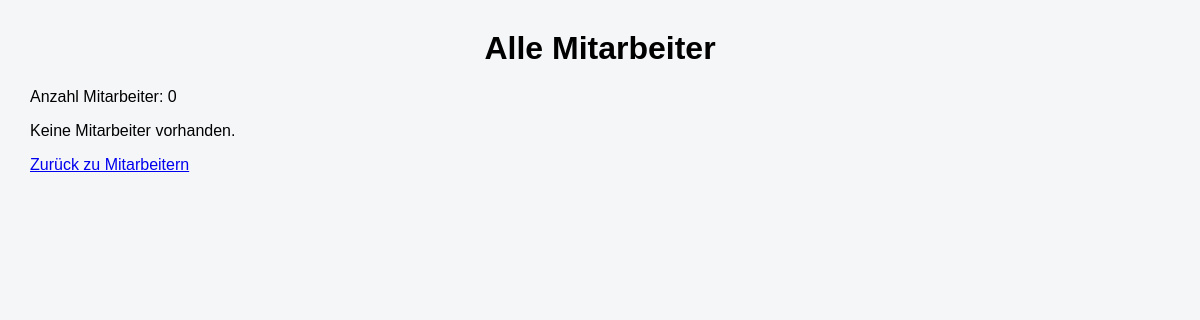
The app's page /mitarbeiter/anzeigen, older data.
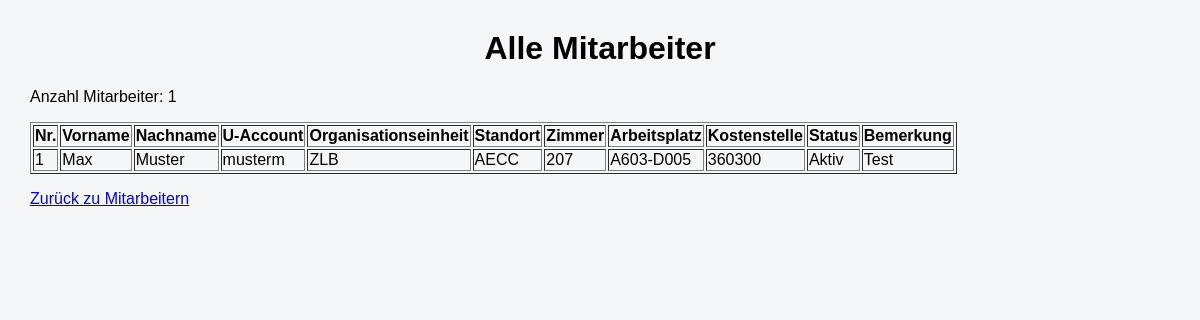
The same page, newer data.
### tables this page shows
CREATE TABLE mitarbeiter (
                id INTEGER PRIMARY KEY,
                vorname TEXT,
                nachname TEXT,
                uaccountid TEXT UNIQUE,
                organisationseinheit TEXT,
                standort TEXT,
                zimmer TEXT,
                arbeitsplatz TEXT,
                kostenstelle TEXT,
                status TEXT,
                bemerkung TEXT
            );

### app.py (the view)
@app.route("/mitarbeiter/anzeigen")
def alle_mitarbeiter_anzeigen():
    verbindung = sqlite3.connect("asset_management.db")
    cursor = verbindung.cursor()
    cursor.execute("""
        SELECT *
        FROM mitarbeiter
    """)
    mitarbeiter = cursor.fetchall()
    anzahl = len(mitarbeiter)
    verbindung.close()
    return render_template(
        "mitarbeiter_anzeigen.html",
        mitarbeiter=mitarbeiter,
        anzahl=anzahl
    )

### templates/mitarbeiter_anzeigen.html (shortened to what this page needs)
<!DOCTYPE html>
<html>
<head>
    <link rel="stylesheet"
          href="{{ url_for('static', filename='style.css') }}">
</head>
<body>
<h1>Alle Mitarbeiter</h1>
<p>Anzahl Mitarbeiter: {{ mitarbeiter|length }}</p>
{% if mitarbeiter %}
<table border="1">
    <tr>
        <th>Nr.</th>
        <th>Vorname</th>
        <th>Nachname</th>
        <th>U-Account</th>
        <th>Organisationseinheit</th>
        <th>Standort</th>
        <th>Zimmer</th>
        <th>Arbeitsplatz</th>
        <th>Kostenstelle</th>
        <th>Status</th>
        <th>Bemerkung</th>
    </tr>
    {% for m in mitarbeiter %}
    <tr>
        <td>{{ loop.index }}</td>
        <td>{{ m[1] }}</td>
        <td>{{ m[2] }}</td>
        <td>{{ m[3] }}</td>
        <td>{{ m[4] }}</td>
        <td>{{ m[5] }}</td>
        <td>{{ m[6] }}</td>
        <td>{{ m[7] }}</td>
        <td>{{ m[8] }}</td>
        <td>{{ m[9] }}</td>
        <td>{{ m[10] or "" }}</td>
    </tr>
    {% endfor %}
</table>
{% else %}
<p>Keine Mitarbeiter vorhanden.</p>
{% endif %}
<p><a href="/mitarbeiter">Zurück zu Mitarbeitern</a></p>
</body>
</html>

### static/style.css (style rules this page uses)
body { font-family: Arial, sans-serif; background-color: #f4f6f8; margin: 30px; }
h1 { text-align: center; }

Row changes from the older to the newer data that the page shows:
added mitarbeiter: vorname "Max", nachname "Muster", uaccountid "musterm", organisationseinheit "ZLB", standort "AECC", zimmer "207", arbeitsplatz "A603-D005", kostenstelle "360300", status "Aktiv", bemerkung "Test"
Text that changed along with them:
{{ mitarbeiter|length }}: "0" → "1"
text no longer shown: "Keine Mitarbeiter vorhanden."
text now shown: "Nr. Vorname Nachname U-Account Organisationseinheit Standort Zimmer Arbeitsplatz Kostenstelle Status Bemerkung"
